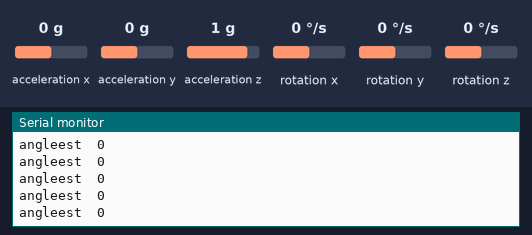
This sketch was run on a simulated Arduino Uno, built with avr-gcc and run on an emulated ATmega328P. Parts: the last lines printed to the serial monitor. Wiring (inferred from the names in the program): MPU-6050 motion sensor at I2C address 0x68. The test bench sets the inputs (shaded band); at power-on: acceleration x 0 g, acceleration z 1 g, acceleration y 0 g, rotation x 0 °/s, rotation y 0 °/s, rotation z 0 °/s.

Above: at 1.2 s.
1.3 s: acceleration x set to -1.4 g
At 1.34 s:
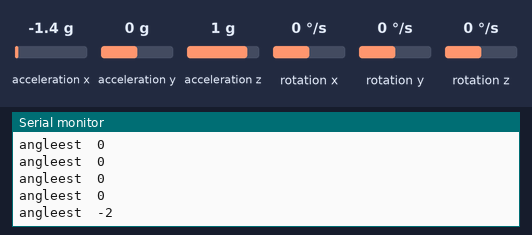
2.8 s: acceleration z set to -1.4 g
At 2.87 s:
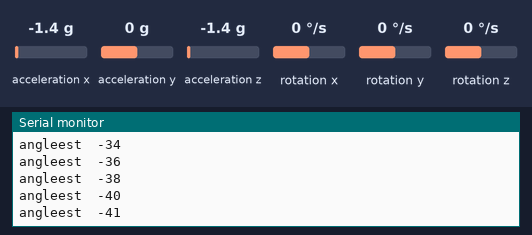
4.3 s: acceleration y set to -1.4 g
At 4.31 s:
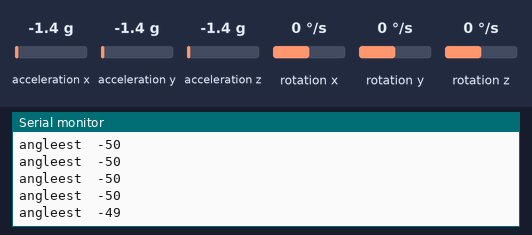
Timing chart, 0 to 7.3 s (numbered marks = the images above; inputs shaded):
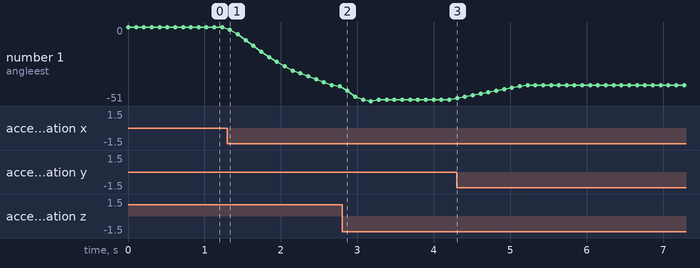

The sketch:

imu_check.ino
```cpp
#include<Wire.h>

const int MPU_addr=0x68; // I2C address of the MPU-6050
int16_t AcX,AcY,AcZ,Tmp,GyX,GyY,GyZ;
double roll = 0.0;
float alpha = 0.9;
float dt= 0.01;
float GxConversionFactor = 245 / (65535/2);
int angleest = 0;

const int arrayLength = 5;
int xAccelArray[arrayLength] = {0,0,0,0,0};
char xAccelIndex = 0;
long Ax = 0;
int yAccelArray[arrayLength] = {0,0,0,0,0};
char yAccelIndex = 0;
long Ay = 0;
int zAccelArray[arrayLength] = {0,0,0,0,0};
char zAccelIndex = 0;
long Az = 0;

int xGyroArray[arrayLength] = {0,0,0,0,0};
char xGyroIndex = 0;
int Gx = 0;

long sumArray(int a[], int);

void setup(){

Wire.begin();
Wire.beginTransmission(MPU_addr);
Wire.write(0x6B); // PWR_MGMT_1 register
Wire.write(0); // set to zero (wakes up the MPU-6050)
Wire.endTransmission(true);
Serial.begin(9600);

}
void loop(){
Wire.beginTransmission(MPU_addr);
Wire.write(0x3B); // starting with register 0x3B (ACCEL_XOUT_H)
Wire.endTransmission(false);
Wire.requestFrom(MPU_addr,14,true); // request a total of 14 registers
AcX=Wire.read()<<8|Wire.read(); // 0x3B (ACCEL_XOUT_H) & 0x3C (ACCEL_XOUT_L)
AcY=Wire.read()<<8|Wire.read(); // 0x3D (ACCEL_YOUT_H) & 0x3E (ACCEL_YOUT_L)
AcZ=Wire.read()<<8|Wire.read(); // 0x3F (ACCEL_ZOUT_H) & 0x40 (ACCEL_ZOUT_L)
Tmp=Wire.read()<<8|Wire.read(); // 0x41 (TEMP_OUT_H) & 0x42 (TEMP_OUT_L)
GyX=Wire.read()<<8|Wire.read(); // 0x43 (GYRO_XOUT_H) & 0x44 (GYRO_XOUT_L)
GyY=Wire.read()<<8|Wire.read(); // 0x45 (GYRO_YOUT_H) & 0x46 (GYRO_YOUT_L)
GyZ=Wire.read()<<8|Wire.read(); // 0x47 (GYRO_ZOUT_H) & 0x48 (GYRO_ZOUT_L)
//Serial.print("AcX = "); Serial.print(AcX);
//Serial.print(" | AcY = "); Serial.print(AcY);
//Serial.print(" | AcZ = "); Serial.print(AcZ);
//Serial.print(" | Tmp = "); Serial.print(Tmp/340.00+36.53); //equation for temperature in degrees C from datasheet
//Serial.print(" | GyX = "); Serial.print(GyX);
//Serial.print(" | GyY = "); Serial.print(GyY);
//Serial.print(" | GyZ = "); Serial.println(GyZ);

xAccelArray[xAccelIndex] = AcX;
xAccelIndex = (xAccelIndex+1)%arrayLength;

yAccelArray[yAccelIndex] = AcY;
yAccelIndex = (yAccelIndex+1)%arrayLength;

zAccelArray[zAccelIndex] = AcZ;
zAccelIndex = (zAccelIndex+1)%arrayLength;

xGyroArray[xGyroIndex] = GyX;
xGyroIndex = (xGyroIndex+1)%arrayLength;

// Estimate Angle
Ax = sumArray(xAccelArray, arrayLength)/arrayLength;
Ay = sumArray(yAccelArray, arrayLength)/arrayLength;
Az = sumArray(zAccelArray, arrayLength)/arrayLength;

Gx = sumArray(xGyroArray,arrayLength)/arrayLength;

roll = atan2(((double) Ax), (double) sqrt(Ay*Ay + Az*Az))*57.3;
GyX = Gx*GxConversionFactor;
angleest = round(alpha*(angleest + dt*GyX) + (1-alpha)*roll);
Serial.print("angleest\t"); Serial.println(angleest);

delay(100);
}

long sumArray(int a[], int num_elements)
{
   int i;
   long sum=0;
   for (i=0; i<num_elements; i++)
   {
     sum = sum + a[i];
   }
   return(sum);
}
```

Measured:
- after the input at 1.3 s, the serial monitor: prints a new line at once (image 1)
- after the input at 4.3 s, the serial monitor: prints a new line at once (image 3)
- plotted number 1: 0 → -41 after the input at 1.3 s
